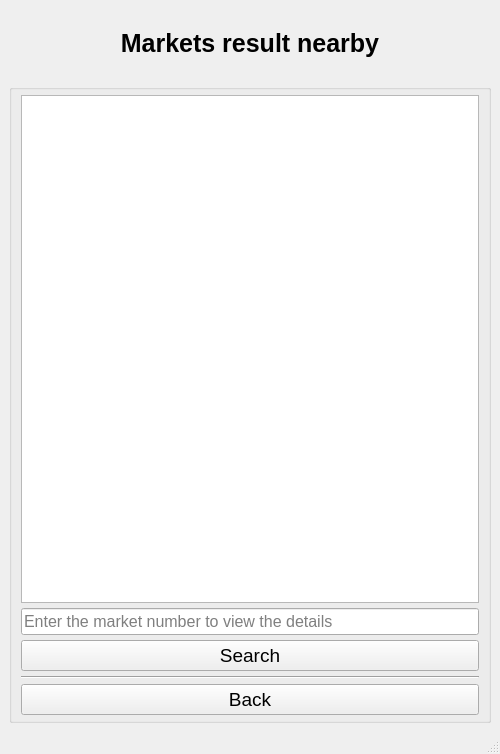
<?xml version="1.0" encoding="UTF-8"?>
<ui version="4.0">
 <class>MainWindow</class>
 <widget class="QMainWindow" name="MainWindow">
  <property name="geometry">
   <rect>
    <x>0</x>
    <y>0</y>
    <width>500</width>
    <height>754</height>
   </rect>
  </property>
  <property name="windowTitle">
   <string>MainWindow</string>
  </property>
  <widget class="QWidget" name="centralwidget">
   <property name="minimumSize">
    <size>
     <width>500</width>
     <height>700</height>
    </size>
   </property>
   <property name="maximumSize">
    <size>
     <width>16777215</width>
     <height>16777215</height>
    </size>
   </property>
   <layout class="QVBoxLayout" name="verticalLayout_2" stretch="0,0,0,0">
    <item>
     <spacer name="horizontalSpacer_2">
      <property name="orientation">
       <enum>Qt::Orientation::Horizontal</enum>
      </property>
      <property name="sizeHint" stdset="0">
       <size>
        <width>40</width>
        <height>20</height>
       </size>
      </property>
     </spacer>
    </item>
    <item>
     <widget class="QLabel" name="label">
      <property name="font">
       <font>
        <pointsize>19</pointsize>
        <bold>true</bold>
       </font>
      </property>
      <property name="text">
       <string>Markets result nearby</string>
      </property>
      <property name="textFormat">
       <enum>Qt::TextFormat::AutoText</enum>
      </property>
      <property name="scaledContents">
       <bool>false</bool>
      </property>
      <property name="alignment">
       <set>Qt::AlignmentFlag::AlignCenter</set>
      </property>
     </widget>
    </item>
    <item>
     <spacer name="horizontalSpacer">
      <property name="orientation">
       <enum>Qt::Orientation::Horizontal</enum>
      </property>
      <property name="sizeHint" stdset="0">
       <size>
        <width>40</width>
        <height>20</height>
       </size>
      </property>
     </spacer>
    </item>
    <item>
     <widget class="QGroupBox" name="groupBox">
      <property name="font">
       <font>
        <pointsize>14</pointsize>
       </font>
      </property>
      <property name="title">
       <string/>
      </property>
      <property name="alignment">
       <set>Qt::AlignmentFlag::AlignCenter</set>
      </property>
      <layout class="QVBoxLayout" name="verticalLayout" stretch="0,0,0,0,1">
       <property name="spacing">
        <number>5</number>
       </property>
       <property name="sizeConstraint">
        <enum>QLayout::SizeConstraint::SetDefaultConstraint</enum>
       </property>
       <property name="topMargin">
        <number>5</number>
       </property>
       <property name="bottomMargin">
        <number>5</number>
       </property>
       <item>
        <widget class="QTableWidget" name="output_table_info"/>
       </item>
       <item>
        <widget class="QLineEdit" name="number_field_input">
         <property name="font">
          <font>
           <pointsize>12</pointsize>
          </font>
         </property>
         <property name="inputMask">
          <string/>
         </property>
         <property name="text">
          <string/>
         </property>
         <property name="placeholderText">
          <string>Enter the market number to view the details</string>
         </property>
        </widget>
       </item>
       <item>
        <widget class="QPushButton" name="search_button">
         <property name="text">
          <string>Search</string>
         </property>
        </widget>
       </item>
       <item>
        <widget class="Line" name="line">
         <property name="orientation">
          <enum>Qt::Orientation::Horizontal</enum>
         </property>
        </widget>
       </item>
       <item>
        <widget class="QPushButton" name="back_button">
         <property name="text">
          <string>Back</string>
         </property>
         <property name="autoExclusive">
          <bool>false</bool>
         </property>
        </widget>
       </item>
      </layout>
     </widget>
    </item>
   </layout>
  </widget>
  <widget class="QMenuBar" name="menubar">
   <property name="geometry">
    <rect>
     <x>0</x>
     <y>0</y>
     <width>500</width>
     <height>33</height>
    </rect>
   </property>
  </widget>
  <widget class="QStatusBar" name="statusbar"/>
 </widget>
 <resources/>
 <connections/>
</ui>
